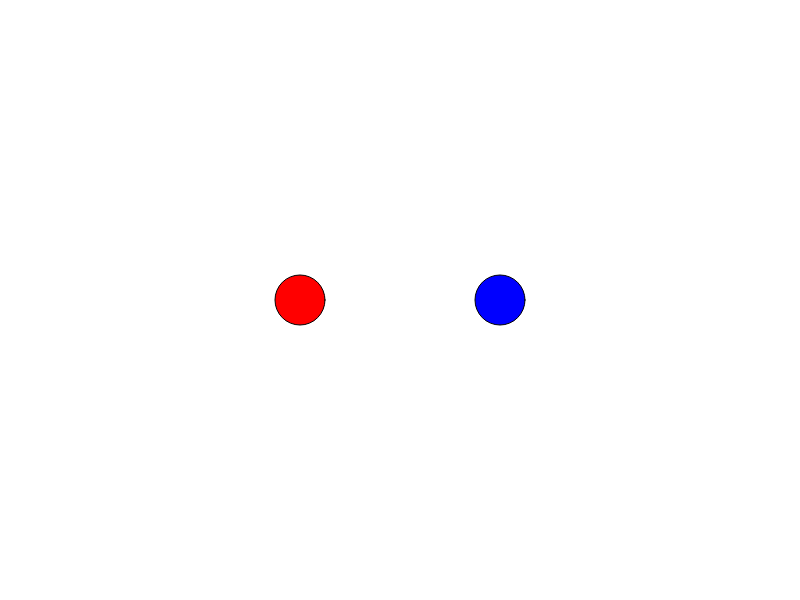
Frame 1 (no input)
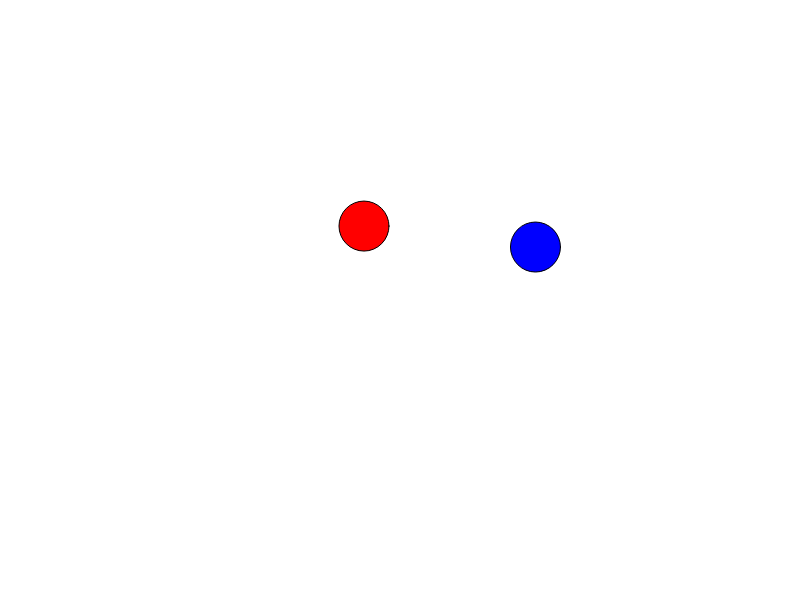
Frame 60 (no input)
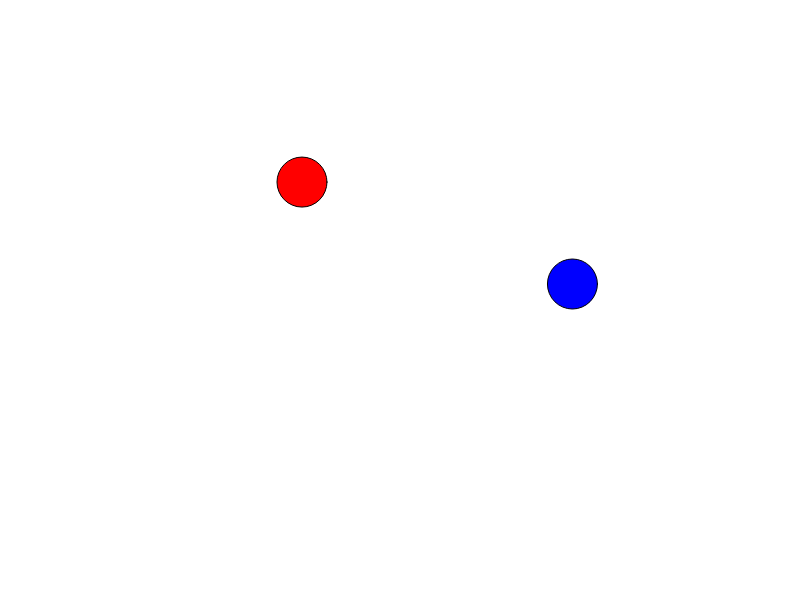
Frame 120 (the mouse pressed at the canvas centre since frame 60)

The p5.js sketch that drew these frames (run headless with seeded random() and noise() and a simulated clock; from frame 60 on, the mouse is pressed at the canvas centre):

// p5.js sketch
// ── sketch.js
function setup() {
  // put setup code here
  createCanvas(800,600);
  b1 = new ball(300,300,255,0,0);
  b2 = new ball(500,300,0,0,255);
}

//Changes the speed of the ball
var distance = 100;
var duration = 25;

//Do not touch for any reason other than for debugging
var ticker = 0;

function draw() {
  // put drawing code here
  background(255);
  if (ticker >= duration) {
    ticker = 0;
    b1.update();
    b2.update();
  }
  else {
    ticker++;
  }
  b1.display();
  b2.display();
}

function ball (startX, startY, red, green, blue) {
  this.xPos = startX;
  this.yPos = startY;
  this.xDir = 0
  this.yDir = 0
  this.r = red;
  this.g = green;
  this.b = blue;

  this.update = function() {
    this.xDir = random(-1,1);
    this.yDir = random(-1,1);
  }

  this.display = function() {
    fill(this.r,this.g,this.b);
    circle(this.xPos,this.yPos,50);
    this.xPos += this.xDir * (distance/duration);
    this.yPos += this.yDir * (distance/duration);
    this.xPos = constrain(this.xPos,0,width);
    this.yPos = constrain(this.yPos,0,height);
  }
}
